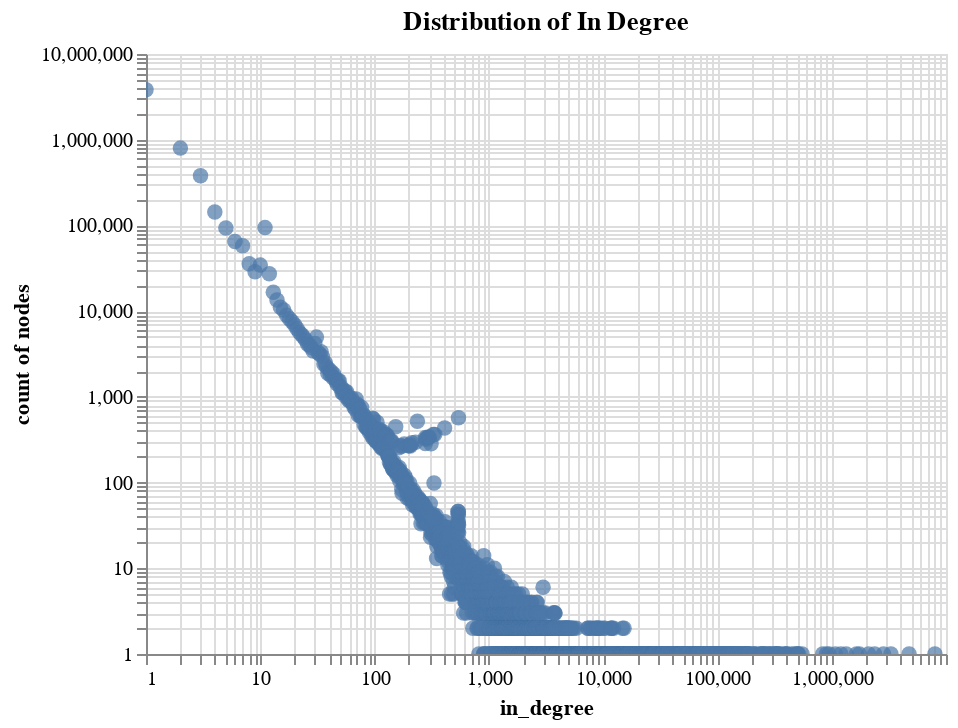

The code cell stored with this chart in its notebook:
### Markdown cell above
Draw some charts

### Code cell
data = pd.read_csv(
    os.environ["OUT"] + "/statistics.in_degree.distribution.tsv", sep="\t"
)

alt.Chart(data).mark_circle(size=60).encode(
    x=alt.X("in_degree", scale=alt.Scale(type="log")),
    y=alt.Y("count", scale=alt.Scale(type="log"), title="count of nodes"),
    tooltip=["in_degree", "count"],
).interactive().properties(title="Distribution of In Degree")

### Figure 1 — Vega-Lite specification as saved in the notebook (floating-point values rounded to 4 significant figures; data arrays with more than 128 entries replaced by an {"elided": "..."} marker saying what was removed)
{"config": {"view": {"continuousWidth": 400, "continuousHeight": 300}}, "data": {"name": "data-41c14adeb9bbd71b56737f785a714043"}, "mark": {"type": "circle", "size": 60}, "encoding": {"tooltip": [{"type": "quantitative", "field": "in_degree"}, {"type": "quantitative", "field": "count"}], "x": {"type": "quantitative", "field": "in_degree", "scale": {"type": "log"}}, "y": {"type": "quantitative", "field": "count", "scale": {"type": "log"}, "title": "count of nodes"}}, "selection": {"selector001": {"type": "interval", "bind": "scales", "encodings": ["x", "y"]}}, "title": "Distribution of In Degree", "$schema": "https://vega.github.io/schema/vega-lite/v4.8.1.json", "datasets": {"data-41c14adeb9bbd71b56737f785a714043": {"elided": "4119 records"}}}
